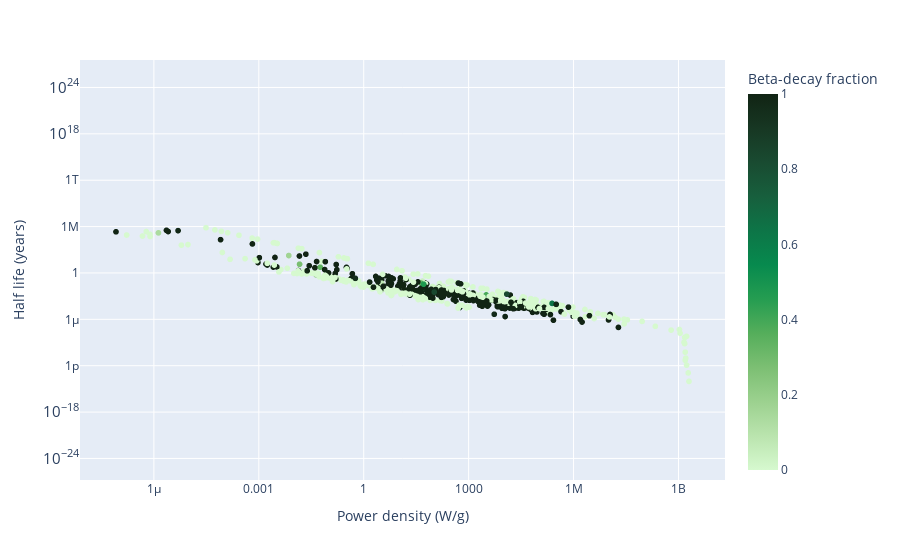

The cell this chart's notebook holds for it:
### Markdown cell above
TODO: Add a metric for the health effects of each isotope

### Code cell
px.scatter(power_density_df, x = 'Power density (W/g)', y = 'Half life (years)', hover_name = 'Isotope',
             log_y = True, log_x = True,
             color = 'Beta-decay fraction', color_continuous_scale = 'algae')

### Figure 1 — Plotly figure (JSON) as saved in the notebook; plotly's stock layout.template omitted (floating-point values rounded to 4 significant figures; data arrays with more than 128 entries replaced by an {"elided": "..."} marker saying what was removed)
{"data": [{"hovertemplate": "<b>%{hovertext}</b><br><br>Power density (W/g)=%{x}<br>Half life (years)=%{y}<br>Beta-decay fraction=%{marker.color}<extra></extra>", "hovertext": {"elided": "3558 str values"}, "legendgroup": "", "marker": {"color": {"elided": "3558 float values"}, "coloraxis": "coloraxis", "symbol": "circle"}, "mode": "markers", "name": "", "showlegend": false, "type": "scattergl", "x": {"elided": "3558 mixed values"}, "xaxis": "x", "y": {"elided": "3558 mixed values"}, "yaxis": "y"}], "layout": {"coloraxis": {"colorbar": {"title": {"text": "Beta-decay fraction"}}, "colorscale": [[0, "rgb(214, 249, 207)"], [0.09091, "rgb(186, 228, 174)"], [0.1818, "rgb(156, 209, 143)"], [0.2727, "rgb(124, 191, 115)"], [0.3636, "rgb(85, 174, 91)"], [0.4545, "rgb(37, 157, 81)"], [0.5455, "rgb(7, 138, 78)"], [0.6364, "rgb(13, 117, 71)"], [0.7273, "rgb(23, 95, 61)"], [0.8182, "rgb(25, 75, 49)"], [0.9091, "rgb(23, 55, 35)"], [1, "rgb(17, 36, 20)"]]}, "legend": {"tracegroupgap": 0}, "margin": {"t": 60}, "xaxis": {"anchor": "y", "domain": [0, 1], "title": {"text": "Power density (W/g)"}, "type": "log"}, "yaxis": {"anchor": "x", "domain": [0, 1], "title": {"text": "Half life (years)"}, "type": "log"}}}
